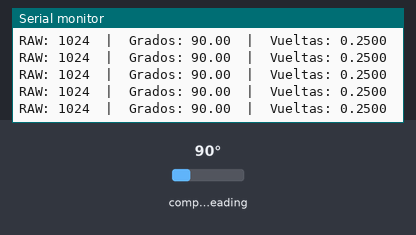
A sketch run on a simulated ESP32. Shown: the last lines printed to the serial monitor. Wiring (inferred from the names in the program): AS5600 angle sensor at I2C address 0x36. Inputs (shaded band) come from the test bench; at power-on: compass heading 90°.

Above: at 1.4 s.
1.5 s: compass heading set to 7°
At 1.52 s:
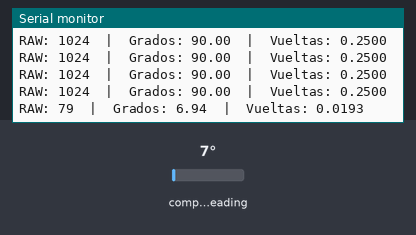
3.0 s: compass heading set to 180°
At 3.03 s:
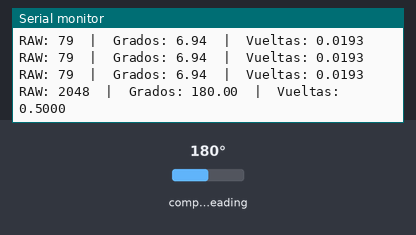
Timing chart, 0 to 6.0 s (numbered marks = the images above; inputs shaded):
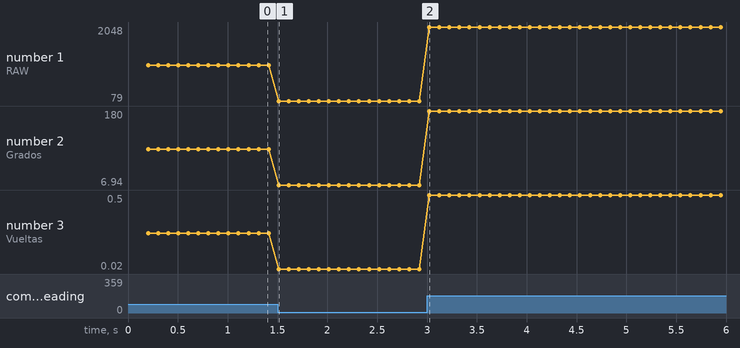

Measured:
- after the input at 1.5 s, the serial monitor: prints a new line at once (image 1)
- after the input at 3.0 s, the serial monitor: prints a new line at once (image 2)
- plotted number 1: 1024 → 79 after the input at 1.5 s, 79 → 2048 after the input at 3.0 s
- plotted number 2: 90 → 6.94 after the input at 1.5 s, 6.94 → 180 after the input at 3.0 s
- plotted number 3: 0.25 → 0.02 after the input at 1.5 s, 0.02 → 0.5 after the input at 3.0 s

The sketch:

Sensor.ino
```cpp
#include <Wire.h>

#define AS5600_ADDR 0x36
#define ANGLE_REG   0x0E   // registro de ángulo (12 bits)
#define SDA_PIN     21
#define SCL_PIN     22

void setup() {
  Serial.begin(115200);
  Wire.begin(SDA_PIN, SCL_PIN);
  delay(200);
  Serial.println("AS5600 listo. Leyendo ángulo...");
}

void loop() {
  Wire.beginTransmission(AS5600_ADDR);
  Wire.write(ANGLE_REG);
  if (Wire.endTransmission(false) != 0) {
    Serial.println("Error I2C: no responde el AS5600");
    delay(500);
    return;
  }

  Wire.requestFrom(AS5600_ADDR, 2);
  if (Wire.available() >= 2) {
    uint16_t raw = (Wire.read() << 8) | Wire.read();   // 0..4095
    float grados = (raw * 360.0) / 4096.0;

    Serial.print("RAW: ");
    Serial.print(raw);
    Serial.print("  |  Grados: ");
    Serial.print(grados, 2);
    Serial.print("  |  Vueltas: ");
    Serial.println(grados / 360.0, 4);
  }
  delay(100);  // 10 Hz, suficiente para verificar
}
```
